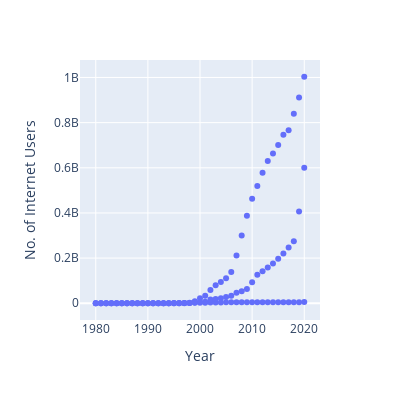

The code cell stored with this chart in its notebook:
### Code cell
fig = px.scatter(
    data_frame=df_country, x='Year', y='No. of Internet Users', width=400, height=400
)
fig.show()

# 카메라 -> 다운로드
